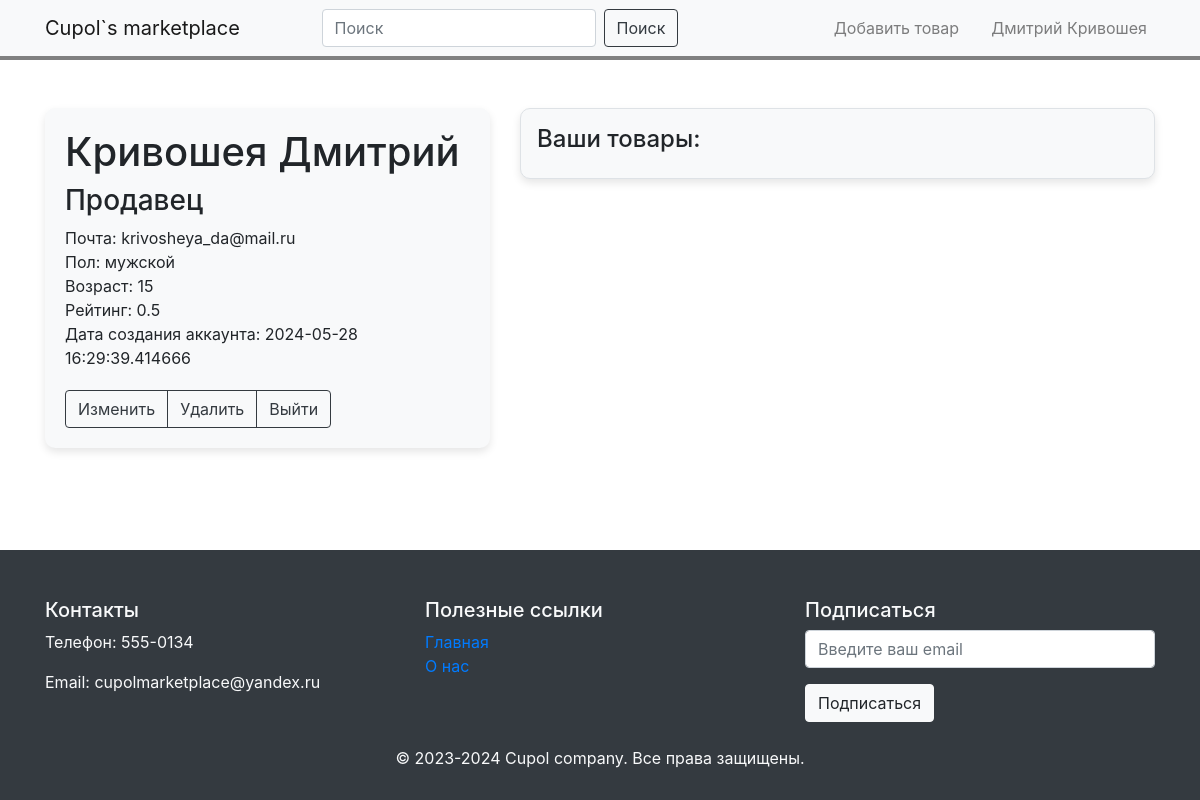
Page /account (signed in) on the committed database.
### data/user.py (models this page shows)
class User(SqlAlchemyBase, UserMixin , SerializerMixin):
    __tablename__ = 'user'
    id = sqlalchemy.Column(sqlalchemy.Integer, primary_key=True, autoincrement=True)
    type = sqlalchemy.Column(sqlalchemy.String)
    email = sqlalchemy.Column(sqlalchemy.String)
    def get_user(self, db_sess=None):
        if not db_sess:
            db_sess = db_session.create_session()
        return db_sess.query(eval(self.type.capitalize())).get(self.id)

### data/seller.py (models this page shows, shortened)
class Seller(SqlAlchemyBase, UserMixin, SerializerMixin):
    __tablename__ = 'seller'
    id = sqlalchemy.Column(sqlalchemy.Integer, sqlalchemy.ForeignKey("user.id"), primary_key=True)
    name = sqlalchemy.Column(sqlalchemy.String)
    surname = sqlalchemy.Column(sqlalchemy.String)
    email = sqlalchemy.Column(sqlalchemy.String)
    password = sqlalchemy.Column(sqlalchemy.String)
    gender = sqlalchemy.Column(sqlalchemy.String)
    age = sqlalchemy.Column(sqlalchemy.Integer)
    rating = sqlalchemy.Column(sqlalchemy.Float, default=0.0)
    date = sqlalchemy.Column(sqlalchemy.DateTime, default=datetime.datetime.now)
    user = orm.relationship("User")

### main.py (the view)
@app.route('/account')
def account():
    user = current_user.get_user()
    rating = 0.0
    if current_user.type == "seller":
        db_sess = db_session.create_session()
        all_products = db_sess.query(Product).filter(Product.seller_id == current_user.id).all()
        rating = count_average(all_products)
    params = {
        'css_style': url_for('static', filename='css/main_page.css'),
        'rating': rating
    }
    return render_template('account.html', user=user, **params)

### data/db_session.py (called while the page is built)
def create_session() -> Session:
    global __factory
    return __factory()

### main.py (called while the page is built)
@login_manager.user_loader
def load_user(user_id):
    db_sess = db_session.create_session()
    return db_sess.query(User).get(user_id)

### tools.py (called while the page is built)
def count_average(query):
    summary = 0
    counter = 0
    for i in query:
        summary += i.rating
        counter += 1
    return round(summary / counter, 2)

### templates/account.html (shortened to what this page needs)
{% extends "base.html" %}
{% block content %}
<div class="container mt-5">
    <div class="row">
        <div class="col-md-5">
            <div class="custom-container">
                <h1>{{user.surname}} {{user.name}}</h1>
                <h3>
                    {% if current_user.type == "buyer" %}
                        Покупатель
                    {% elif current_user.type == "seller" %}
                        Продавец
                    {% elif current_user.type == "admin" %}
                        {% if user.is_boss == False %}
                            Админ
                        {% else %}
                            Главный админ
                        {% endif %}
                    {% endif %}
                </h3>
                Почта: {{current_user.email}}<br>
                {% if user.gender == "male" %}
                    Пол: мужской
                {% else %}
                    Пол: женский
                {% endif %}<br>
                Возраст: {{user.age}}<br>
                {% if current_user.type == "seller" %}
                    Рейтинг: {{rating}}<br>
                {% endif %}
                Дата создания аккаунта: {{user.date}}<br>
                <div class="btn-group">
                    <a class="btn btn-outline-dark my-2 my-sm-0 btn-animated" href="/account/edit">Изменить</a>
                    <a class="btn btn-outline-dark my-2 my-sm-0 btn-animated" href="/account/delete">Удалить</a>
                    <a class="btn btn-outline-dark my-2 my-sm-0 btn-animated" href="/account/leave">Выйти</a>
                </div>
            </div>
        </div>
        {% if current_user.type == "seller" %}
            <div class="col-md-7">
                <div class="border p-3 product-container" id="productItemsContainer">
                    <h4>Ваши товары:</h4>
                </div>
            </div>
        {% endif %}
    </div>
</div>
{% endblock %}

### templates/base.html (shortened to what this page needs)
<!DOCTYPE html>
<html lang="en" xmlns="http://www.w3.org/1999/html">
<head>
  <link rel="stylesheet" href="{{ css_style }}">
  <link rel="stylesheet" href="https://stackpath.bootstrapcdn.com/bootstrap/4.5.2/css/bootstrap.min.css">
</head>
<body>
<nav class="navbar navbar-expand-lg navbar-light bg-light">
  <div class="container">
    <a class="navbar-brand" href="/">Cupol`s marketplace</a>
    <form class="form-inline mx-auto">
      <input class="form-control mr-sm-2" type="search" id="searchQuery" placeholder="Поиск" aria-label="Search">
      <button class="btn btn-outline-dark my-2 my-sm-0 btn-animated" type="submit" onclick="search(event)">Поиск</button>
    </form>
    {% if current_user.is_authenticated %}
      <ul class="navbar-nav ml-auto">
        <li class="nav-item">
          {% if current_user.type == "seller" %}
            <a class="nav-link custom-cart-btn" href="/add_product">Добавить товар</a>
          {% else %}
            <a class="nav-link custom-cart-btn" href="/cart">Корзина</a>
          {% endif %}
        </li>
        <li class="nav-item">
          <a class="nav-link custom-account-btn" href="/account">{{ current_user.get_user().name }} {{ current_user.get_user().surname }}</a>
        </li>
      </ul>
    {% else %}
      <p>
          <a class="btn btn btn-outline-dark btn-animated" href="/register">Зарегистрироваться</a>
          <a class="btn btn btn-outline-dark btn-animated" href="/login">Войти</a>
      </p>
    {% endif %}
  </div>
</nav>
{% block content %}{% endblock %}
<footer class="footer bg-dark text-light py-5">
    <div class="container">
        <div class="row">
            <div class="col-md-4">
                <h5>Контакты</h5>
                <p>Телефон: 555-0134</p>
                <p>Email: cupolmarketplace@yandex.ru</p>
            </div>
            <div class="col-md-4">
                <h5>Полезные ссылки</h5>
                <ul class="list-unstyled">
                    <li><a href="/">Главная</a></li>
                    <li><a href="/about_us">О нас</a></li>
                </ul>
            </div>
            <div class="col-md-4">
                <h5>Подписаться</h5>
                <form id="subscribeForm">
                    <div class="form-group">
                        <input type="email" class="form-control" id="emailInput" placeholder="Введите ваш email" required>
                    </div>
                    <button type="submit" class="btn btn-light btn-animated" id="subscribeBtn">Подписаться</button>
                </form>
            </div>
        </div>
        <div class="row mt-4">
            <div class="col-md-12 text-center">
                <p>&copy; 2023-2024 Cupol company. Все права защищены.</p>
            </div>
        </div>
    </div>
</footer>

### static/css/main_page.css (style rules this page uses)
.navbar { border-width: 2px; border-bottom: 4px gray solid; }
body { display: flex flex-direction: column; }
.navbar-brand { margin-right: 2rem; }
.custom-cart-btn, .custom-account-btn { margin-left: 1rem; }
.container { padding-left: 0; padding-right: 0; margin-left: 15px; }
footer { height: 250px; margin-top: 50px; }
.custom-container { margin-top: 50px; }
.product-container { max-height: 300px; overflow-y: auto; background-color: #f8f9fa; border-radius: 10px; box-shadow: 0 4px 8px rgba(0, 0, 0, 0.1); }

### templates/account.html (style rules this page uses)
footer { position: fixed; bottom: 0; width: 100%; height: 250px; }
.btn-group { margin-top: 20px; margin-right: 20px; }
.custom-container { padding: 20px; background-color: #f8f9fa; border-radius: 10px; box-shadow: 0 4px 8px rgba(0, 0, 0, 0.1); margin-top: 0; }
.product-container { max-height: 343px; overflow-y: auto; background-color: #f8f9fa; border-radius: 10px; box-shadow: 0 4px 8px rgba(0, 0, 0, 0.1); }

### rows in the picture
User: get_user "Дмитрий", get_user "Кривошея", email "krivosheya_da@mail.ru"
Seller: surname "Кривошея", name "Дмитрий", age "15", date "2024-05-28 16:29:39.414666"

### other values in the picture
{{ rating }} "0.5"
